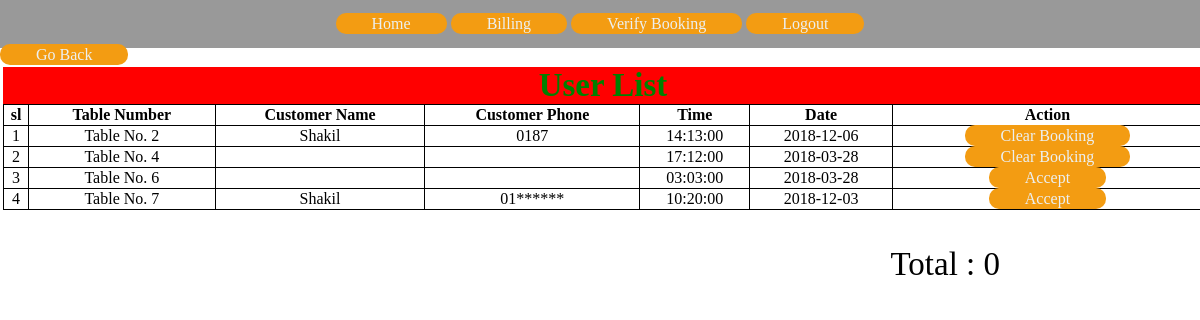
The app's page /verifybooking.php (signed in) with its own data.
### tables this page shows
CREATE TABLE `booking` (
  `id` int(11) NOT NULL,
  `cname` varchar(255) NOT NULL,
  `cphone` varchar(255) NOT NULL,
  `person` int(11) DEFAULT NULL,
  `time` time DEFAULT NULL,
  `date` date DEFAULT NULL,
  `action` tinyint(1) NOT NULL DEFAULT '0',
  `req` int(11) NOT NULL
);

### lib/user.php (called while the page is built, shortened)
<?php
include 'database.php';
class User
{
    private $db ;
    public function __construct(){
    	$this->db = new Database();
    }
                public function BookAll()
                 {
                   $sql = "SELECT * FROM booking";
                   $query = $this->db->pdo->prepare($sql);
                   $query->execute();
                        if ($query->rowCount()) {
                           return $query->fetchAll(PDO::FETCH_ASSOC);
                        }else {
                            return true;
                        }
                 }
}
 ?>

### lib/database.php (called while the page is built, shortened)
<?php
 class Database
 {
 	public $host   = DB_HOST;
 	public $user   = DB_USER;
 	public $pass   = DB_PASS;
 	public $dbname = DB_NAME;
 	public $pdo;
     public function __construct()
     {
         if (!isset($this->pdo)) {
         	try {
         		$link = new PDO("mysql:host=".$this->host.";dbname=".$this->dbname,$this->user,$this->pass);
         		$link->setAttribute(PDO::ATTR_ERRMODE,PDO::ERRMODE_EXCEPTION);
         		$this->pdo = $link;
         	} catch (PDOException $e) {
         		die("Failed to Connect Database").$e->getMessage();
         	}
         }
     }
 }

### verifybooking.php (the view, shortened to what this page needs)
<!DOCTYPE HTML>
<html lang="en-US">
<head>
	<link rel="stylesheet" type="text/css" href="style18.css" media="all" />
</head>
<body class="keya">
<?php include 'nav/employeemenu.php'?>
	<a href="billing.php" style="align-self: center;">Go Back</a>
<?php
	include 'lib/user.php';
	$u = new User();
	$data = $u->BookAll($_POST);
	$sl =0;
	$total = 0;
	?>
	<table style="border: 1px solid;width: 100%; margin: 3px; padding: 3px; border-collapse: collapse;text-align: center;">
		<caption style="background-color:red;color: green; font-weight: bold;font-size: 33px;">User List</caption>
		<tr style="border: 1px solid">
			<th style="border: 1px solid" >sl</th>
			<th style="border: 1px solid">Table Number</th>
			<th style="border: 1px solid">Customer Name</th>
			<th style="border: 1px solid">Customer Phone</th>
			<th style="border: 1px solid">Time</th>
			<th style="border: 1px solid">Date</th>
			<th style="border: 1px solid">Action</th>
		</tr>
		<?php foreach ($data as $usr): ?>
		<tr>
			<td style="border: 1px solid"><?= ++$sl; ?></td>
			<td style="border: 1px solid">Table No. <?= $usr['id'] ?></td>
			<td style="border: 1px solid"><?= $usr['cname'] ?></td>
			<td style="border: 1px solid"><?= $usr['cphone'] ?></td>
			<td style="border: 1px solid"><?= $usr['time'] ?></td>
			<td style="border: 1px solid"><?= $usr['date'] ?></td>
			<td style="border: 1px solid">
				<?php
					 if ($usr['req'] == 0)
					 	echo 'Not Booked';
					 else {
					 	if ($usr['action'] == 1) {
					 	echo "<a href='verifybooking.php?clr=".$usr['id']."'>Clear Booking</a>";
					 }else {
					 	echo "<a href='verifybooking.php?id=".$usr['id']."'>Accept</a>";
					 }
					 }
				 ?>
			</td>
		</tr>
		<?php endforeach ?>
	</table><p style="float: right; font-weight: border; margin-right: 200px; font-size: 33px;">Total : <?= $total; ?></p>
</body>
</html>

### nav/employeemenu.php (shortened to what this page needs)
<div style="text-align: center; background-color: rgba(0,0,0,.40); padding: 15px; margin-bottom: -2px;">
      <a href="employeehome.php">Home</a>
      <a href="billing.php">Billing</a>
      <a href="verifybooking.php">Verify Booking</a>
      <a href="logout.php">Logout</a>
</div>

### style18.css (style rules this page uses)
body { margin:0; }
.keya a { padding: 2px 36px 2px 36px; background:#f39c12; color:#ecf0f1; border-radius:10px 10px 10px 10px; width:65%; height:18px; text-align:center; text-decoration: none; overflow:hidden; }

### records on screen
booking: id "2", cname "Shakil", cphone "0187", time "14:13:00", date "2018-12-06"
booking: id "4", time "17:12:00", date "2018-03-28"
booking: id "6", time "03:03:00", date "2018-03-28"
booking: id "7", cname "Shakil", cphone "01******", time "10:20:00", date "2018-12-03"

### other values on screen
$total "0"
